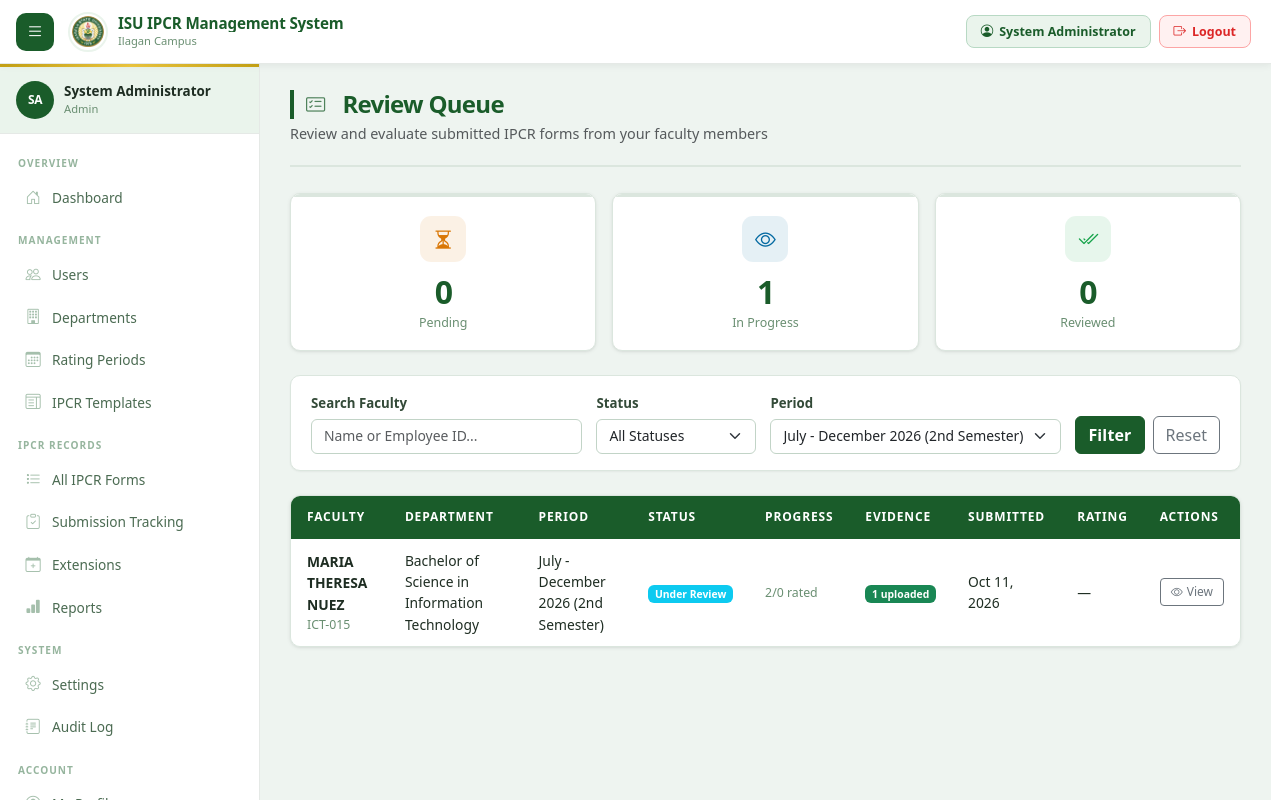
The app's page /dean/review-queue.php (signed in), older data.
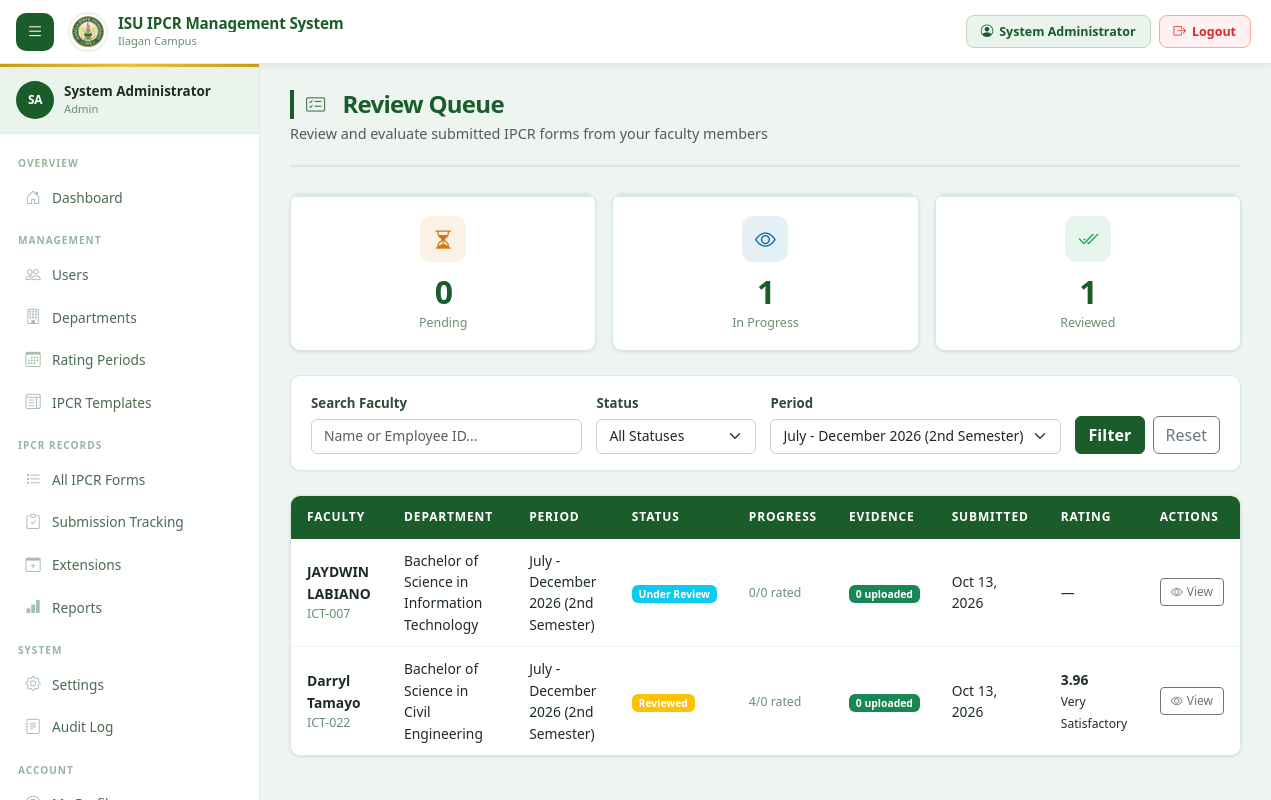
The same page, newer data.
### tables this page shows
CREATE TABLE `ipcr_forms` (
  `id` int(11) NOT NULL,
  `period_id` int(11) NOT NULL,
  `user_id` int(11) NOT NULL,
  `template_id` int(11) NOT NULL,
  `status` enum('draft','submitted','under_review','reviewed','returned','approved','finalized') DEFAULT 'draft',
  `is_late` tinyint(1) DEFAULT 0,
  `has_extension` tinyint(1) DEFAULT 0,
  `extension_used_at` datetime DEFAULT NULL,
  `submitted_at` datetime DEFAULT NULL,
  `reviewed_at` datetime DEFAULT NULL,
  `reviewed_by` int(11) DEFAULT NULL,
  `approved_at` datetime DEFAULT NULL,
  `approved_by` int(11) DEFAULT NULL,
  `finalized_at` datetime DEFAULT NULL,
  `return_remarks` text DEFAULT NULL,
  `dean_remarks` text DEFAULT NULL,
  `admin_remarks` text DEFAULT NULL,
  `composite_rating` decimal(5,3) DEFAULT NULL,
  `adjectival_rating` varchar(50) DEFAULT NULL,
  `created_at` timestamp NOT NULL DEFAULT current_timestamp(),
  `updated_at` timestamp NOT NULL DEFAULT current_timestamp() ON UPDATE current_timestamp()
);

CREATE TABLE `users` (
  `id` int(11) NOT NULL,
  `employee_id` varchar(50) NOT NULL,
  `first_name` varchar(100) NOT NULL,
  `middle_name` varchar(100) DEFAULT '',
  `last_name` varchar(100) NOT NULL,
  `suffix` varchar(20) DEFAULT '',
  `email` varchar(255) DEFAULT NULL COMMENT 'ISU institutional email',
  `personal_email` varchar(255) DEFAULT NULL COMMENT 'Personal email for password recovery',
  `password_hash` varchar(255) NOT NULL,
  `role` enum('faculty','dean','admin','secretary') NOT NULL DEFAULT 'faculty',
  `department` varchar(200) DEFAULT NULL,
  `college` varchar(200) DEFAULT NULL,
  `position` varchar(200) DEFAULT NULL,
  `employment_status` enum('permanent','temporary','contractual','part-time') DEFAULT 'permanent',
  `assigned_dean_id` int(11) DEFAULT NULL,
  `is_active` tinyint(1) DEFAULT 1,
  `failed_attempts` int(11) DEFAULT 0,
  `lockout_until` datetime DEFAULT NULL,
  `last_login` datetime DEFAULT NULL,
  `created_at` timestamp NOT NULL DEFAULT current_timestamp(),
  `updated_at` timestamp NOT NULL DEFAULT current_timestamp() ON UPDATE current_timestamp(),
  `pending_approvals` int(11) DEFAULT 0
);

CREATE TABLE `rating_periods` (
  `id` int(11) NOT NULL,
  `name` varchar(200) NOT NULL,
  `academic_year` varchar(20) DEFAULT NULL,
  `semester` varchar(20) DEFAULT NULL,
  `start_date` date DEFAULT NULL,
  `end_date` date DEFAULT NULL,
  `submission_deadline` date DEFAULT NULL,
  `review_deadline` date DEFAULT NULL,
  `status` enum('draft','open','rating','closed','archived') DEFAULT 'draft',
  `template_id` int(11) DEFAULT NULL,
  `created_by` int(11) DEFAULT NULL,
  `created_at` timestamp NOT NULL DEFAULT current_timestamp(),
  `updated_at` timestamp NOT NULL DEFAULT current_timestamp() ON UPDATE current_timestamp()
);

### config/constants.php (called while the page is built, shortened)
<?php
$STATUS_LABELS = [
    'draft'        => 'Draft',
    'submitted'    => 'Submitted',
    'under_review' => 'Under Review',
    'reviewed'     => 'Reviewed',
    'returned'     => 'Returned',
    'approved'     => 'Approved',
    'finalized'    => 'Finalized',
];
$STATUS_COLORS = [
    'draft'        => 'secondary',
    'submitted'    => 'primary',
    'under_review' => 'info',
    'reviewed'     => 'warning',
    'returned'     => 'danger',
    'approved'     => 'success',
    'finalized'    => 'dark',
];

### dean/review-queue.php (the view, shortened to what the changed rows need)
<?php
require_once __DIR__ . '/../includes/header.php';
$db = getDB();
if ($currentRole === 'dean') {
    $facRows = $db->prepare("SELECT id FROM users WHERE assigned_dean_id=? AND is_active=1");
    $facRows->execute([$currentUserId]);
    $facIds = array_column($facRows->fetchAll(), 'id');
} else {
    $facIds = array_column($db->query("SELECT id FROM users WHERE role IN ('faculty','dean') AND is_active=1")->fetchAll(), 'id');
}
$activePeriod = $db->query("SELECT * FROM rating_periods WHERE status IN ('open','rating') LIMIT 1")->fetch();
$isOverdue = $activePeriod && $activePeriod['review_deadline'] && strtotime($activePeriod['review_deadline']) < time();
$filterPeriod = (int)($_GET['period'] ?? ($activePeriod['id'] ?? 0));
$forms = [];
if ($facIds) {
    $inList = implode(',', array_map('intval', $facIds));
    $where  = "f.user_id IN ({$inList})";
    if ($filterPeriod) $where .= " AND f.period_id={$filterPeriod}";
    $forms = $db->query("
        SELECT f.*,
               CONCAT(u.first_name,' ',u.last_name) as faculty_name,
               u.employee_id, u.department, u.position,
               p.name as period_name, p.review_deadline,
               (SELECT COUNT(*) FROM ipcr_si_entries e2 WHERE e2.form_id=f.id AND e2.q_rating IS NOT NULL AND e2.e_rating IS NOT NULL AND e2.t_rating IS NOT NULL) as rated_count,
               (SELECT COUNT(*) FROM success_indicators si2 JOIN kras k2 ON si2.kra_id=k2.id JOIN mfos m2 ON k2.mfo_id=m2.id WHERE m2.template_id=f.template_id AND si2.is_required=1) as total_si,
               (SELECT COUNT(*) FROM evidence_files ef WHERE ef.form_id=f.id) as ev_count
        FROM ipcr_forms f
        JOIN users u ON f.user_id=u.id
        JOIN rating_periods p ON f.period_id=p.id
        WHERE {$where}
        ORDER BY FIELD(f.status,'submitted','under_review','returned','reviewed','approved','finalized','draft'), f.updated_at DESC
    ")->fetchAll();
}
?>
<div class="page-header">
  <div class="page-header-left">
    <h1><i class="bi bi-card-checklist me-2"></i>Review Queue</h1>
  </div>
</div>
<?php
$pending  = count(array_filter($forms, fn($f)=>$f['status']==='submitted'));
$inReview = count(array_filter($forms, fn($f)=>$f['status']==='under_review'));
$reviewed = count(array_filter($forms, fn($f)=>in_array($f['status'],['reviewed','approved','finalized'])));
?>
<div class="row g-3 mb-4">
  <div class="col-4"><div class="metric-card text-center">
    <div class="metric-icon metric-icon-warning mx-auto"><i class="bi bi-hourglass-split"></i></div>
    <div class="metric-value"><?= $pending ?></div><div class="metric-label">Pending</div>
  </div></div>
  <div class="col-4"><div class="metric-card text-center">
    <div class="metric-icon metric-icon-info mx-auto"><i class="bi bi-eye"></i></div>
    <div class="metric-value"><?= $inReview ?></div><div class="metric-label">In Progress</div>
  </div></div>
  <div class="col-4"><div class="metric-card text-center">
    <div class="metric-icon metric-icon-success mx-auto"><i class="bi bi-check2-all"></i></div>
    <div class="metric-value"><?= $reviewed ?></div><div class="metric-label">Reviewed</div>
  </div></div>
</div>
<div class="table-container">
  <table class="ipcr-table">
    <thead><tr>
      <th>Faculty</th><th>Department</th><th>Period</th><th>Status</th>
      <th>Progress</th><th>Evidence</th><th>Submitted</th><th>Rating</th><th>Actions</th>
    </tr></thead>
    <tbody>
      <?php foreach($forms as $f):
        $overdue = $isOverdue && $f['status']==='submitted';
      ?>
      <tr class="<?= $overdue ? 'overdue-row' : '' ?>">
        <td>
          <strong><?= h($f['faculty_name']) ?></strong>
          <div class="text-muted-sm"><?= h($f['employee_id']) ?></div>
        </td>
        <td><?= h($f['department']) ?></td>
        <td><?= h($f['period_name']) ?></td>
        <td><?= statusBadge($f['status']) ?></td>
        <td>
          <div class="text-muted-sm"><?= $f['rated_count'] ?>/<?= $f['total_si'] ?> rated</div>
        </td>
        <td>
          <?php
          $noEv = $db->prepare("SELECT COUNT(DISTINCT s.id) FROM success_indicators s JOIN kras k ON s.kra_id=k.id JOIN mfos m ON k.mfo_id=m.id WHERE m.template_id=? AND s.is_required=1 AND s.id NOT IN (SELECT si_id FROM evidence_files WHERE form_id=?)");
          $noEv->execute([$f['template_id'], $f['id']]);
          $noEvCount = (int)$noEv->fetchColumn();
          ?>
          <span class="badge <?= $noEvCount > 0 ? 'bg-warning text-dark' : 'bg-success' ?>">
            <?= $f['ev_count'] ?> uploaded
          </span>
        </td>
        <td class="text-muted-sm"><?= $f['submitted_at'] ? h(date('M d, Y', strtotime($f['submitted_at']))) : '—' ?></td>
        <td>
          <?php if($f['composite_rating']): ?>
          <strong><?= number_format($f['composite_rating'], 2) ?></strong><br>
          <small><?= h($f['adjectival_rating']??'') ?></small>
          <?php else: ?>—<?php endif; ?>
        </td>
        <td class="actions">
          <?php if($f['status']==='submitted' && $currentRole==='dean'): ?>
          <a href="<?= BASE_URL ?>/dean/rate.php?id=<?= $f['id'] ?>" class="btn btn-sm btn-primary">
            <i class="bi bi-play-fill me-1"></i>Start Review
          </a>
          <?php elseif($f['status']==='under_review' && $currentRole==='dean'): ?>
          <a href="<?= BASE_URL ?>/dean/rate.php?id=<?= $f['id'] ?>" class="btn btn-sm btn-warning">
            <i class="bi bi-pencil me-1"></i>Continue
          </a>
          <?php else: ?>
          <a href="<?= BASE_URL ?>/faculty/ipcr-view.php?id=<?= $f['id'] ?>" class="btn btn-sm btn-outline-secondary">
            <i class="bi bi-eye me-1"></i>View
          </a>
          <?php endif; ?>
        </td>
      </tr>
      <?php endforeach; ?>
    </tbody>
  </table>
</div>
<?php require_once __DIR__ . '/../includes/footer.php'; ?>

### config/auth.php (shortened to what the changed rows need)
<?php
require_once __DIR__ . '/constants.php';
function h(mixed $val): string {
    return htmlspecialchars((string)($val ?? ''), ENT_QUOTES, 'UTF-8');
}
function statusBadge(string $status): string {
    global $STATUS_LABELS, $STATUS_COLORS;
    $label = $STATUS_LABELS[$status] ?? $status;
    $color = $STATUS_COLORS[$status] ?? 'secondary';
    return "<span class=\"badge bg-{$color}\">" . h($label) . "</span>";
}

Row changes from the older to the newer data that the page shows:
no longer on this page (row edited): ipcr_forms: status "0", status "1", faculty_name "MARIA THERESA NUEZ", user.employee_id "ICT-015", user.department "Bachelor of Science in Information Technology", period.name "July - December 2026 (2nd Semester)", status "Under Review", rated_count "2", total_si "0", ev_count "1", submitted_at "Oct 11, 2026"
added ipcr_forms: faculty_name "JAYDWIN LABIANO", user.employee_id "ICT-007", user.department "Bachelor of Science in Information Technology", period.name "July - December 2026 (2nd Semester)", status "Under Review", rated_count "0", total_si "0", ev_count "0", submitted_at "Oct 13, 2026"
added ipcr_forms: faculty_name "Darryl Tamayo", user.employee_id "ICT-022", user.department "Bachelor of Science in Civil Engineering", period.name "July - December 2026 (2nd Semester)", status "Reviewed", rated_count "4", total_si "0", ev_count "0", submitted_at "Oct 13, 2026", composite_rating "3.96", adjectival_rating "Very Satisfactory"
Text that changed along with them:
$pending: (not shown) → "0"
$inReview: (not shown) → "1"
$reviewed: (not shown) → "1"
